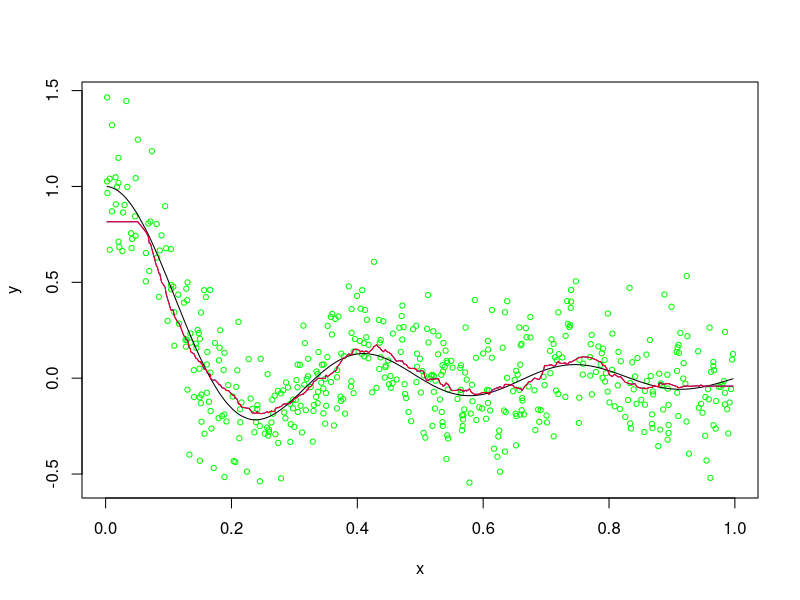
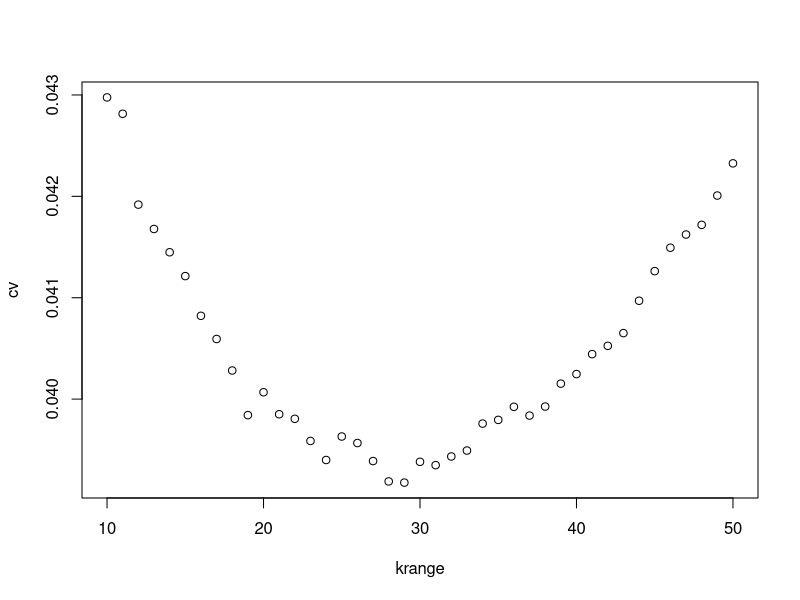
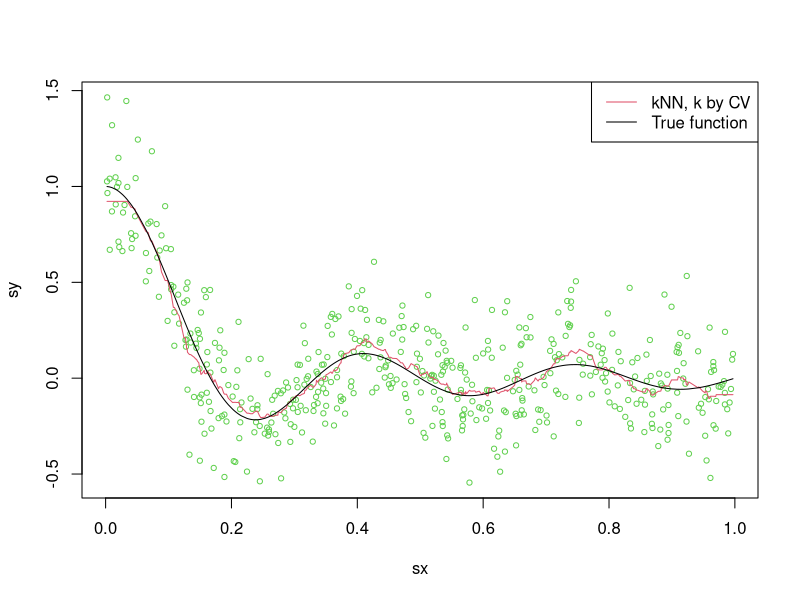

These figures' R source, in order:
# Simulations of kNN kernel regression

set.seed(2345)
n = 500
x = runif(n)
mu = function(x) sin(6*pi*x) / (6*pi*x)
y = mu(x) + 0.2 * rnorm(n)
plot(x, y, cex=0.7, col="green")
lines(sort(x), mu(sort(x)))

xydat = data.frame(sx=sort(x),sy=y[order(x)])

# kNN regression
#install.packages("caret")
library(caret) # knnreg
kr = knnreg(sy~sx, data = xydat, k = 45)
lines(xydat$sx, predict(kr, xydat), col="blue")
library(FNN) # knn.reg
kr = knn.reg(xydat$sx, 
             test = data.frame(sx=xydat$sx), xydat$sy, k = 45)
lines(sort(x),kr$pred, col="red")

# Select neighborhood size k by cross validation
krange = (10:50)
cv = NULL
for (i in krange) {
  cv = rbind(cv,knn.reg(xydat$sx, 
                        test=NULL,xydat$sy, k=i)$PRESS/n)
}
plot(krange,cv)
kopt = krange[which(cv==min(cv))]
kopt
min(cv)

plot(xydat, cex=0.7, col = 3)
kr = knn.reg(xydat$sx, 
             test = data.frame(sx=xydat$sx), xydat$sy, k = kopt)
with(data=xydat, lines(sx, kr$pred, col=2))
with(data=xydat, lines(sx, mu(sx), col=1))
legend("topright",c("kNN, k by CV","True function"),
       lty=c(1,1),col=c(2,1))
